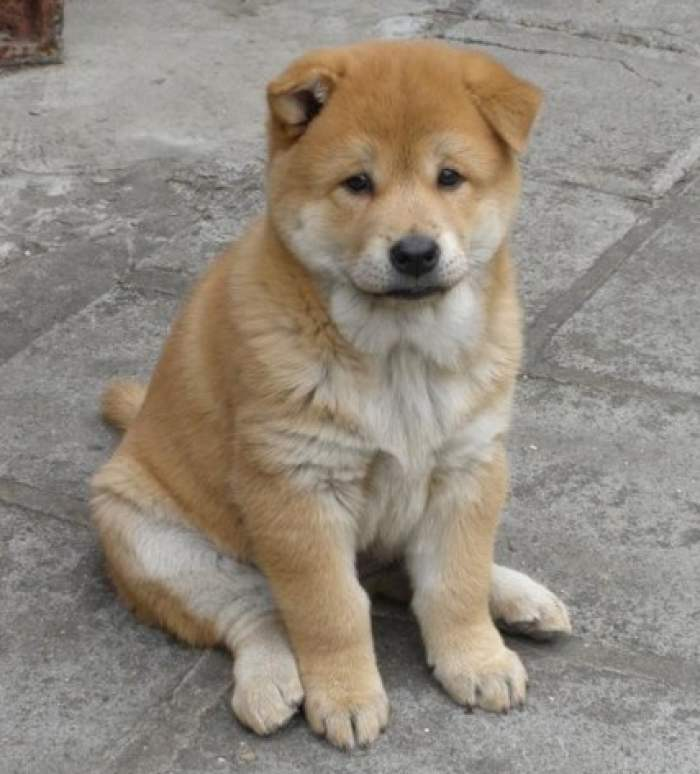
//> input picture mytracking/dog1.jpeg, 700 x 774 px
$ ./his   (built with g++ and OpenCV 4)
//> lines starting //> are read from the running program, lines starting //| are printed output that depends on the picture
// g++ `pkg-config opencv --cflags` his.cpp -o his `pkg-config opencv --libs`
// 直方图使用接口
#include <iostream>
#include <opencv2/core.hpp>
#include <opencv2/highgui.hpp>
#include <opencv2/imgproc.hpp>

using namespace std;
using namespace cv;

int main()
{
    Mat srcImage;
    srcImage = imread("dog1.jpeg");
//> srcImage is the input picture: 774 rows x 700 cols, CV_8UC3; mean B, G, R 126.6, 137.4, 146.6

    //判断图像是否读取成功
    if(srcImage.empty())
    {
        cout << "图像加载失败!" << endl;
        return -1;
    }
    else
        cout << "图像加载成功!" << endl << endl;

    //分割成三通道图像
    vector<Mat> channels;
    split(srcImage, channels);
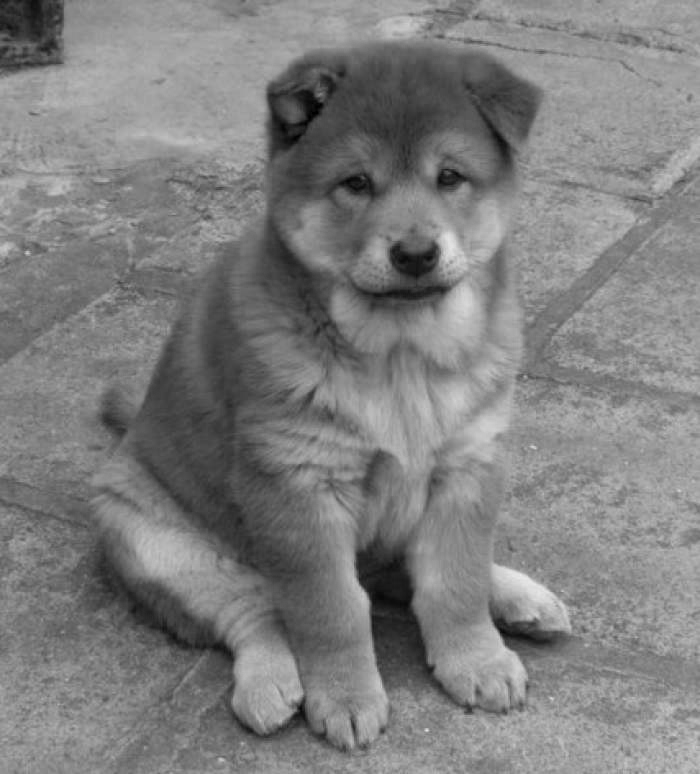
//> channels[0]: 774 rows x 700 cols, CV_8UC1; min 0, max 238, mean 126.6
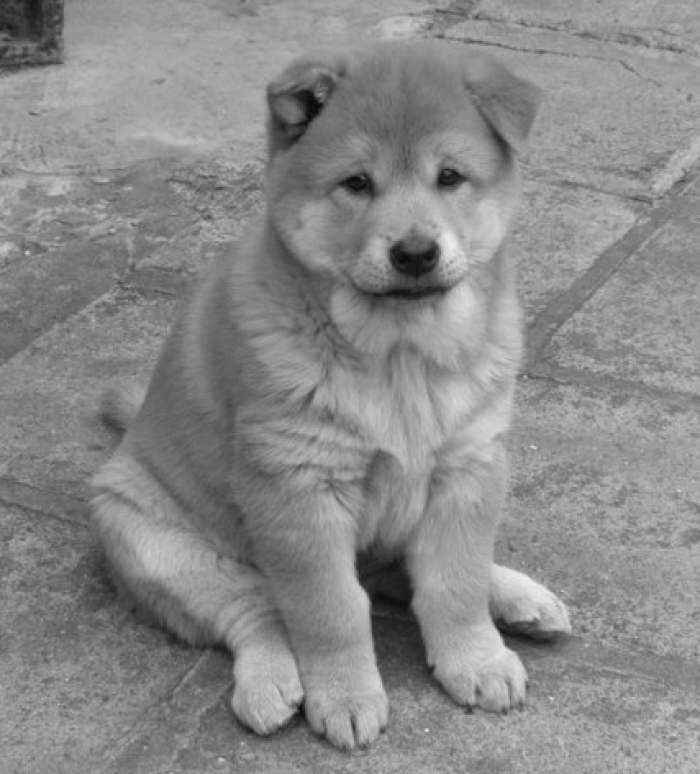
//> channels[1]: 774 rows x 700 cols, CV_8UC1; min 4, max 240, mean 137.4
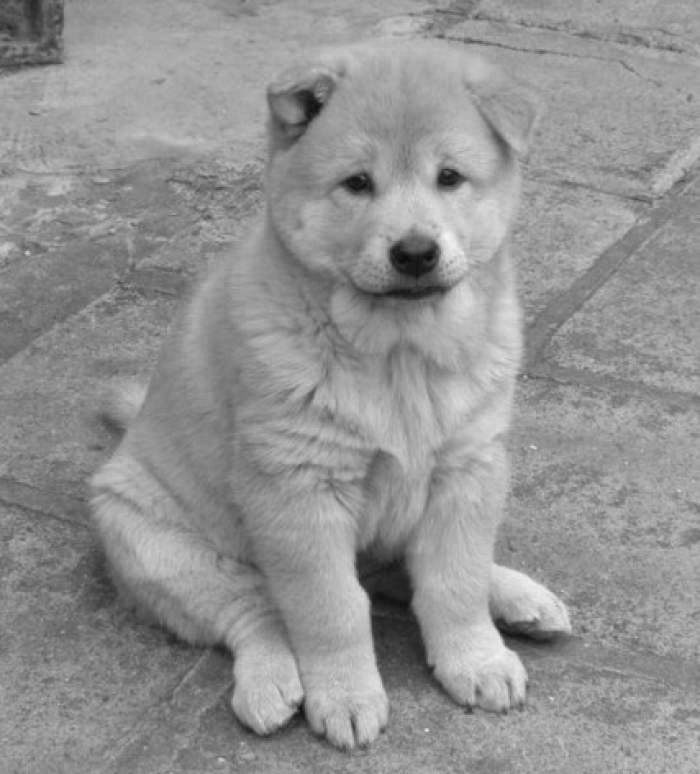
//> channels[2]: 774 rows x 700 cols, CV_8UC1; min 11, max 246, mean 146.6

    //设定bin数目
    int histBinNum = 30;

    //设定取值范围
    float range[] = {0, 255};
    const float* histRange = {range};

    bool uniform = true;
    bool accumulate = false;

    //声明三个通道的hist数组
    Mat red_hist, green_hist, blue_hist;

    //计算直方图
    calcHist(&channels[0], 1, 0, Mat(), red_hist, 1, &histBinNum, &histRange, uniform, accumulate);
//> red_hist = 30 values, max 69702 at index 18, min 0 at index 29, mean 18060
    calcHist(&channels[1], 1, 0, Mat(), green_hist, 1, &histBinNum, &histRange, uniform, accumulate);
//> green_hist = 30 values, max 77211 at index 18, min 0 at index 29, mean 18060
    calcHist(&channels[2], 1, 0, Mat(), blue_hist, 1, &histBinNum, &histRange, uniform, accumulate);
//> blue_hist = 30 values, max 82365 at index 18, min 0 at index 0, mean 18060

    //创建直方图窗口
    // int hist_w = 400;
    // int hist_h = 400;
    int bin_w = cvRound((double)srcImage.cols/histBinNum);
//> bin_w = 23

    Mat histImage(srcImage.cols, srcImage.rows, CV_8UC3, Scalar(0, 0, 0));

    //将直方图归一化到范围[0, histImage.rows]
    normalize(red_hist, red_hist, 0, histImage.rows, NORM_MINMAX, -1, Mat());
//> red_hist = 30 values, max 700 at index 18, min 0 at index 29, mean 181.4
    normalize(green_hist, green_hist, 0, histImage.rows, NORM_MINMAX, -1, Mat());
//> green_hist = 30 values, max 700 at index 18, min 0 at index 29, mean 163.7
    normalize(blue_hist, blue_hist, 0, histImage.rows, NORM_MINMAX, -1, Mat());
//> blue_hist = 30 values, max 700 at index 18, min 0 at index 0, mean 153.5

    //循环绘制直方图
    for(int i = 1; i < histBinNum; i++)
    {
        line(histImage, Point(bin_w*(i-1), srcImage.rows - cvRound(red_hist.at<float>(i-1))),
            Point(bin_w*(i), srcImage.rows - cvRound(red_hist.at<float>(i))), Scalar(0, 0, 255), 2, 8, 0);
        line(histImage, Point(bin_w*(i-1), srcImage.rows - cvRound(green_hist.at<float>(i-1))),
            Point(bin_w*(i), srcImage.rows - cvRound(green_hist.at<float>(i))), Scalar(0, 255, 0), 2, 8, 0);
        line(histImage, Point(bin_w*(i-1), srcImage.rows - cvRound(blue_hist.at<float>(i-1))),
            Point(bin_w*(i), srcImage.rows - cvRound(blue_hist.at<float>(i))), Scalar(255, 0, 0), 2, 8, 0);
    }
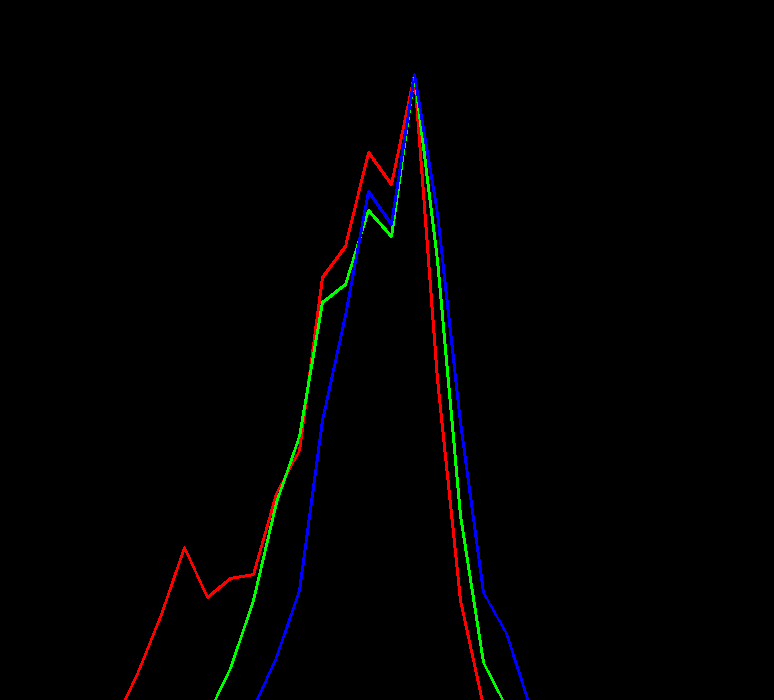
//> histImage: 700 rows x 774 cols, CV_8UC3; mean B, G, R 1.8, 1.6, 1.8

    // namedWindow("原图像", WINDOW_AUTOSIZE);
    // imshow("原图像", srcImage);

    namedWindow("图像直方图", WINDOW_AUTOSIZE);
    imshow("图像直方图", histImage);

    waitKey(0);

    return 0;
}

$ run again, with mytracking/came.jpeg copied over mytracking/dog1.jpeg
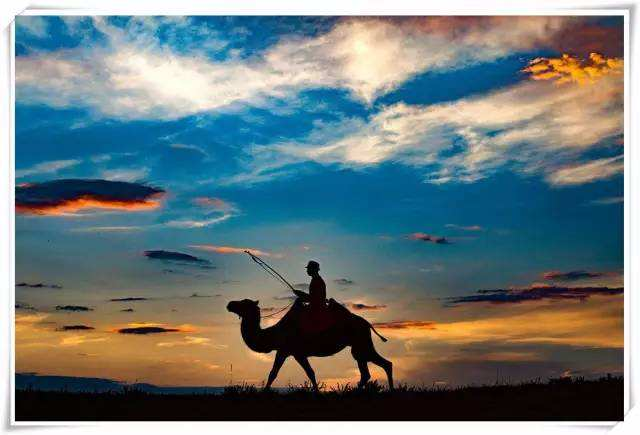
//> input picture mytracking/came.jpeg, 640 x 435 px
//> srcImage is the input picture: 435 rows x 640 cols, CV_8UC3; mean B, G, R 123.2, 121.9, 108.4
//> `split(srcImage, channels);`:
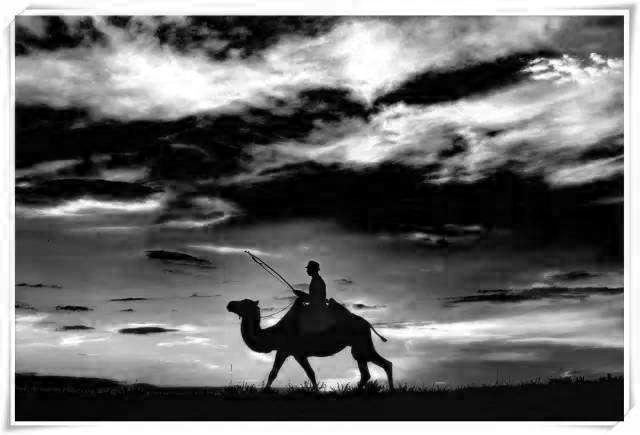
//> channels[2]: 435 rows x 640 cols, CV_8UC1; min 0, max 255, mean 108.4
//> `calcHist(&channels[0], 1, 0, Mat(), red_hist, 1, &histBinNum, &histRan..`: red_hist = 30 values, max 25600 at index 0, min 1785 at index 26, mean 9003.5
//> `calcHist(&channels[1], 1, 0, Mat(), green_hist, 1, &histBinNum, &histR..`: green_hist = 30 values, max 25661 at index 0, min 2286 at index 2, mean 9088.1
//> `calcHist(&channels[2], 1, 0, Mat(), blue_hist, 1, &histBinNum, &histRa..`: blue_hist = 30 values, max 45574 at index 0, min 3949 at index 25, mean 8932.8
//> `normalize(red_hist, red_hist, 0, histImage.rows, NORM_MINMAX, -1, Mat(..`: red_hist = 30 values, max 640 at index 0, min 0 at index 26, mean 194
//> `normalize(green_hist, green_hist, 0, histImage.rows, NORM_MINMAX, -1, ..`: green_hist = 30 values, max 640 at index 0, min 0 at index 2, mean 186.2
//> `normalize(blue_hist, blue_hist, 0, histImage.rows, NORM_MINMAX, -1, Ma..`: blue_hist = 30 values, max 640 at index 0, min 0 at index 25, mean 76.63
//> after the loop `for(int i = 1; i < histBinNum; i++)`:
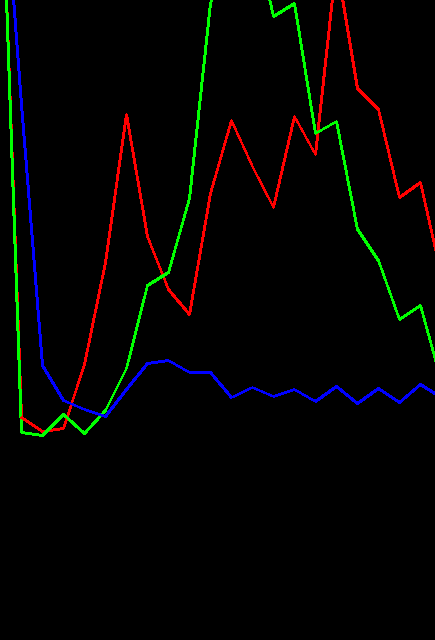
//> histImage: 640 rows x 435 cols, CV_8UC3; mean B, G, R 2.4, 3.9, 3.9

$ run again, with mytracking/house.jpeg copied over mytracking/dog1.jpeg
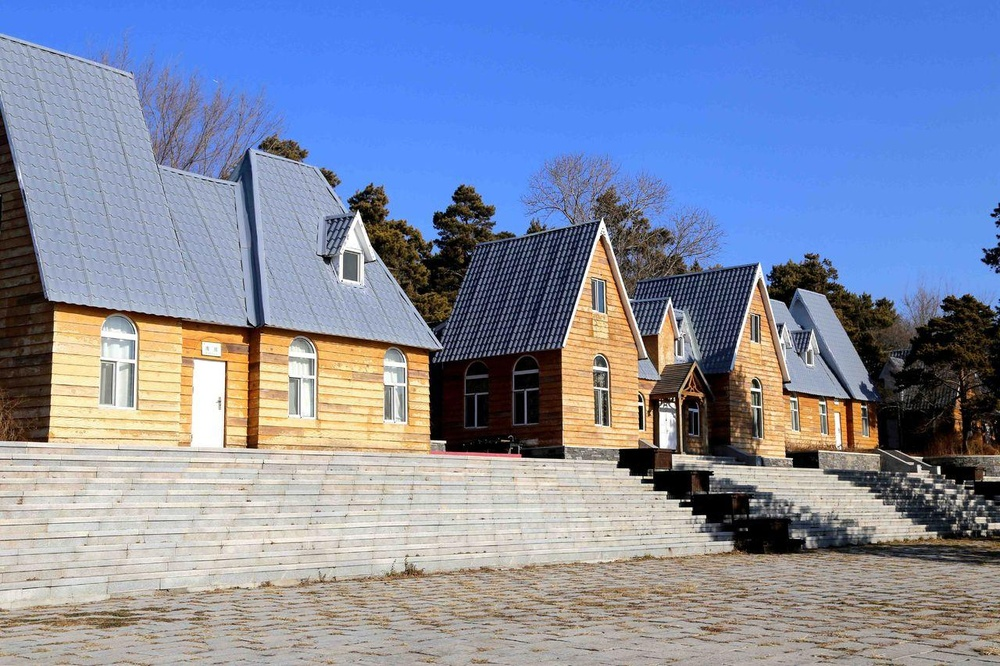
//> input picture mytracking/house.jpeg, 1000 x 666 px, shrunk from 1280 x 853 before the run
//> srcImage is the input picture: 666 rows x 1000 cols, CV_8UC3; mean B, G, R 165.2, 140.1, 129.8
//> `split(srcImage, channels);`:
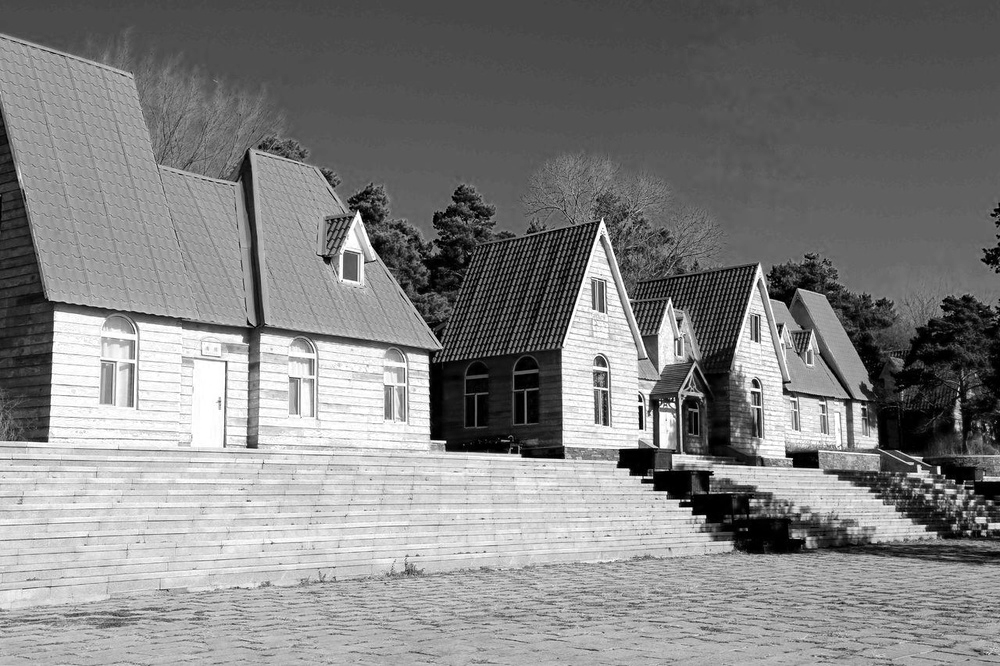
//> channels[2]: 666 rows x 1000 cols, CV_8UC1; min 0, max 255, mean 129.8
//> `calcHist(&channels[0], 1, 0, Mat(), red_hist, 1, &histBinNum, &histRan..`: red_hist = 30 values, max 68293 at index 28, min 7491 at index 7, mean 21777
//> `calcHist(&channels[1], 1, 0, Mat(), green_hist, 1, &histBinNum, &histR..`: green_hist = 30 values, max 73262 at index 15, min 4052 at index 29, mean 22134.5
//> `calcHist(&channels[2], 1, 0, Mat(), blue_hist, 1, &histBinNum, &histRa..`: blue_hist = 30 values, max 60904 at index 9, min 8661 at index 7, mean 21950.4
//> `normalize(red_hist, red_hist, 0, histImage.rows, NORM_MINMAX, -1, Mat(..`: red_hist = 30 values, max 1000 at index 28, min 0 at index 7, mean 235
//> `normalize(green_hist, green_hist, 0, histImage.rows, NORM_MINMAX, -1, ..`: green_hist = 30 values, max 1000 at index 15, min 0 at index 29, mean 261.3
//> `normalize(blue_hist, blue_hist, 0, histImage.rows, NORM_MINMAX, -1, Ma..`: blue_hist = 30 values, max 1000 at index 9, min 0 at index 7, mean 254.4
//> after the loop `for(int i = 1; i < histBinNum; i++)`:
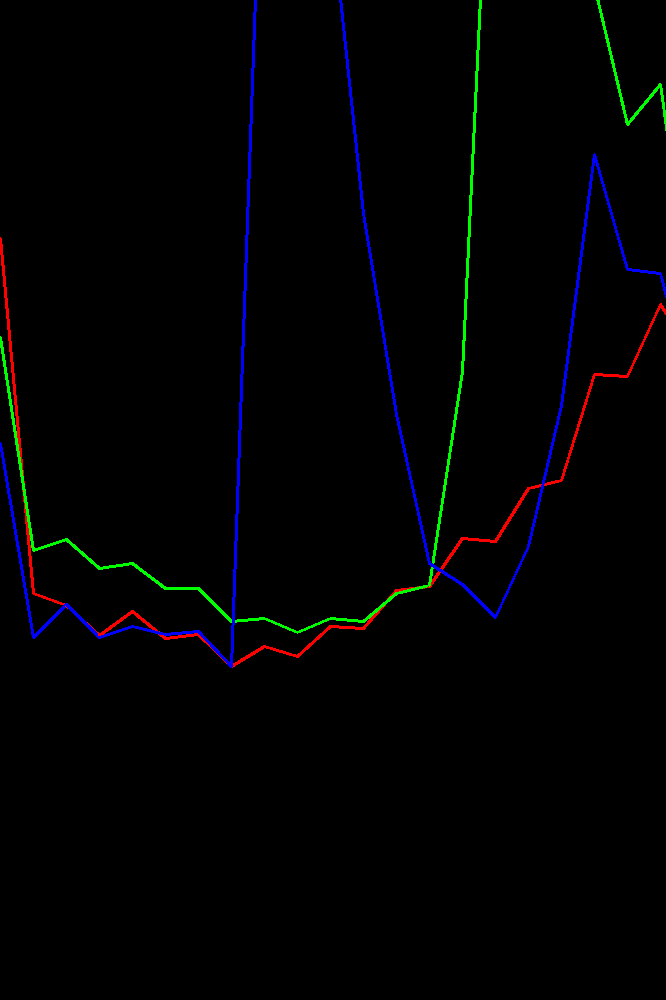
//> histImage: 1000 rows x 666 cols, CV_8UC3; mean B, G, R 2.7, 1.7, 1.2

$ run again, with mytracking/old_man.jpeg copied over mytracking/dog1.jpeg
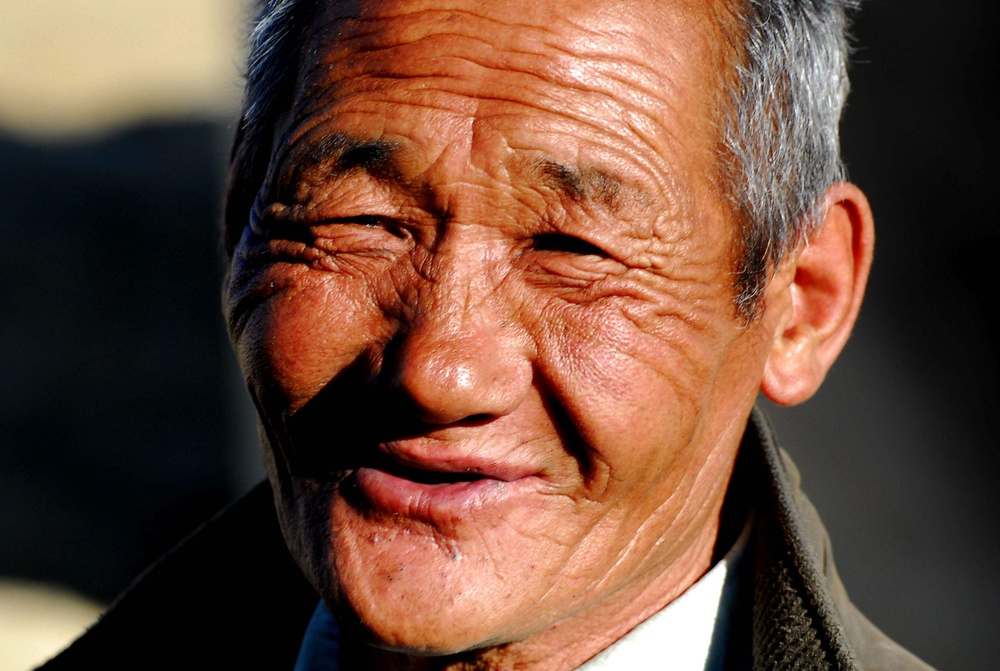
//> input picture mytracking/old_man.jpeg, 1000 x 671 px, shrunk from 2896 x 1944 before the run
//> srcImage is the input picture: 671 rows x 1000 cols, CV_8UC3; mean B, G, R 58.1, 74.1, 107.5
//> `split(srcImage, channels);`:
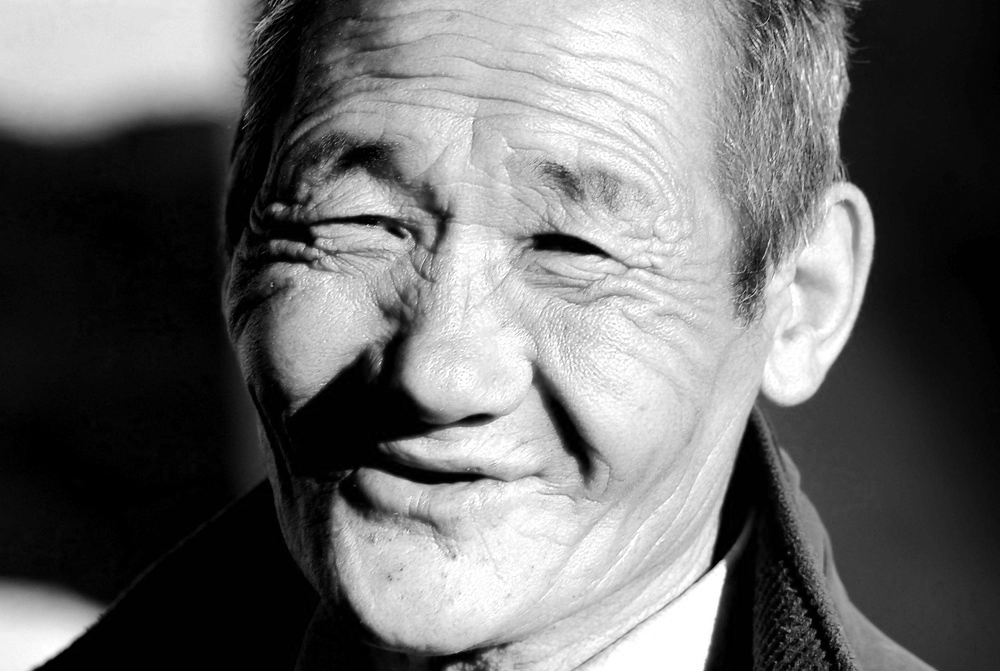
//> channels[2]: 671 rows x 1000 cols, CV_8UC1; min 0, max 255, mean 107.5
//> `calcHist(&channels[0], 1, 0, Mat(), red_hist, 1, &histBinNum, &histRan..`: red_hist = 30 values, max 123233 at index 0, min 331 at index 27, mean 22207.9
//> `calcHist(&channels[1], 1, 0, Mat(), green_hist, 1, &histBinNum, &histR..`: green_hist = 30 values, max 140827 at index 0, min 684 at index 28, mean 22194.7
//> `calcHist(&channels[2], 1, 0, Mat(), blue_hist, 1, &histBinNum, &histRa..`: blue_hist = 30 values, max 162811 at index 0, min 4937 at index 9, mean 22000.9
//> `normalize(red_hist, red_hist, 0, histImage.rows, NORM_MINMAX, -1, Mat(..`: red_hist = 30 values, max 1000 at index 0, min 0 at index 27, mean 178
//> `normalize(green_hist, green_hist, 0, histImage.rows, NORM_MINMAX, -1, ..`: green_hist = 30 values, max 1000 at index 0, min 0 at index 28, mean 153.5
//> `normalize(blue_hist, blue_hist, 0, histImage.rows, NORM_MINMAX, -1, Ma..`: blue_hist = 30 values, max 1000 at index 0, min 0 at index 9, mean 108.1
//> after the loop `for(int i = 1; i < histBinNum; i++)`:
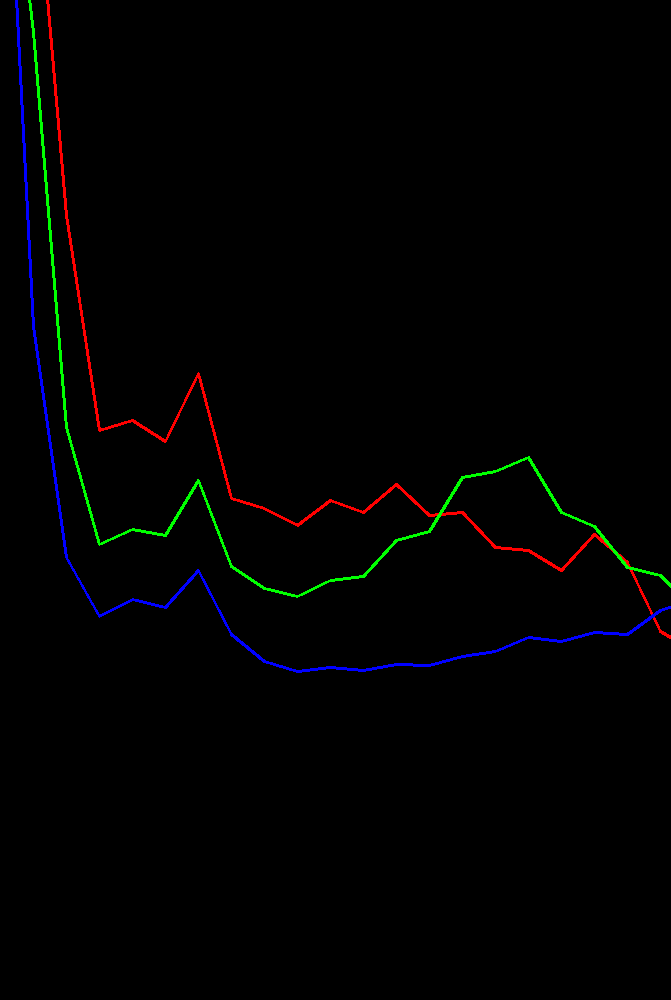
//> histImage: 1000 rows x 671 cols, CV_8UC3; mean B, G, R 1.4, 1.5, 1.4
